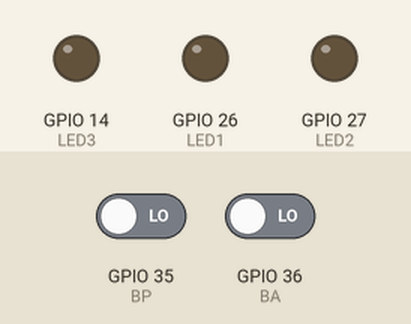
Recording of a sketch running on a simulated ESP32. Shown: output pins drawn as LEDs (lit = HIGH). Inputs (shaded band) come from the test bench; at power-on: GPIO 36 (BA) LOW, GPIO 35 (BP) LOW. What the sketch prints to the serial monitor is not drawn.

Above: at 1.2 s.
1.3 s: GPIO 36 (BA) driven HIGH
At 1.9 s:
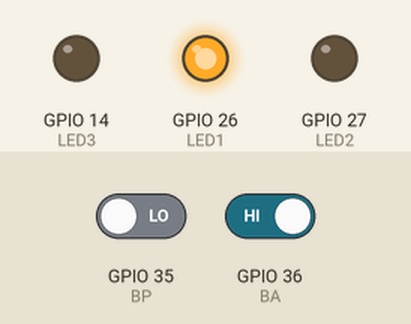
2.8 s: GPIO 35 (BP) driven HIGH
At 4.2 s:
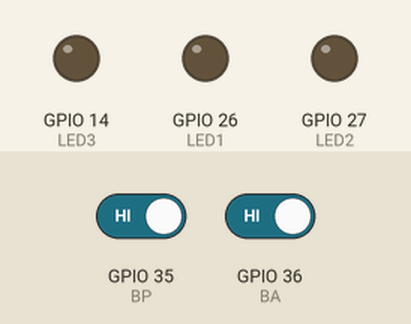
5.8 s: GPIO 35 (BP) driven LOW
At 18.1 s:
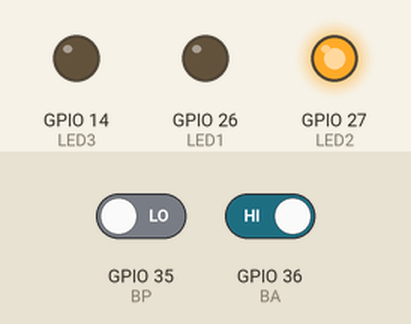
Timing chart, 0 to 22.3 s (numbered marks = the images above; inputs shaded):
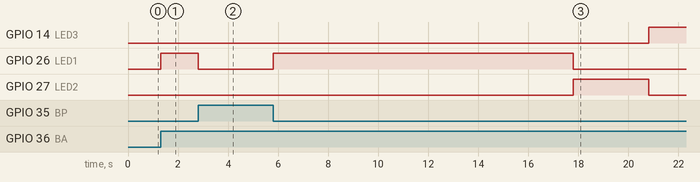

The sketch:

Semaforo.ino
```cpp
// Señales Digitales

int BA = 36;
int BP = 35;

int LED1 = 26;
int LED2 = 27;
int LED3 = 14;

// Señales internas
int X0 = 0;
int X1 = 0;

int M0 = 0;

int Y0 = 0;
int Y1 = 0;
int Y2 = 0;


// Temporizadores
#define  numeroDeTON 16
struct temporizador {
    byte entrada;
    byte salida;
    unsigned long tiempo;
    unsigned long tiempoActual;
} TON[numeroDeTON];
struct temporizadorAux {
    byte bandera;
    unsigned long tiempo_Aux1;
    unsigned long tiempo_Aux2;
} TON_Aux[numeroDeTON];

void actualizarTON (int);


void setup() {
  pinMode(BA, INPUT);
  pinMode(BP, INPUT);

  pinMode(LED1, OUTPUT);
  pinMode(LED2, OUTPUT);
  pinMode(LED3, OUTPUT);
  Serial.begin(115200);

  TON[0].tiempo = (unsigned long) 12000;
  TON[1].tiempo = (unsigned long) 3000;
  TON[2].tiempo = (unsigned long) 6000;

}

void loop() {

  M0 = (X0 || M0) && !X1;

  TON[0].entrada = M0 && !TON[2].salida;    // Señal de entrada al TON
  actualizarTON(0);

  TON[1].entrada = M0 && TON[0].salida;    // Señal de entrada al TON
  actualizarTON(1);

  TON[2].entrada = M0 && TON[1].salida;    // Señal de entrada al TON
  actualizarTON(2);


  Y0 = M0 && !TON[0].salida;

  Y1 = M0 && TON[0].salida && !TON[1].salida;

  Y2 = M0 && TON[1].salida;

  // Lectura de entradas y escritura de salidas
  X0 = digitalRead(BA);
  X1 = digitalRead(BP);

  digitalWrite(LED1, Y0);
  digitalWrite(LED2, Y1);
  digitalWrite(LED3, Y2);

  Serial.printf("R  %d A  %d V  %d\n", Y0, Y1, Y2);
}


void actualizarTON (int i) {
     if (TON [i].entrada)
   {
        if (!TON_Aux[i].bandera) {
           TON_Aux[i].bandera = true;
           TON_Aux[i].tiempo_Aux1 = millis ();
        }
        TON_Aux[i].tiempo_Aux2 = millis ();
        TON [i].tiempoActual = TON_Aux[i].tiempo_Aux2 - TON_Aux[i].tiempo_Aux1;

        if (TON [i].tiempoActual > TON [i].tiempo) {
            TON [i].salida = true;
        }
    } else {
        TON [i].salida = false;
        TON_Aux[i].bandera = false;
    }
}
```

Measured:
- after the input at 1.3 s, GPIO 26 (LED1): LOW → HIGH at once
- after the input at 2.8 s, GPIO 26 (LED1): HIGH → LOW at once
- after the input at 5.8 s, GPIO 14 (LED3): LOW → HIGH after 15.0 s; GPIO 26 (LED1): LOW → HIGH at once, → LOW 12.0 s later; GPIO 27 (LED2): LOW → HIGH after 12.0 s, → LOW 3.0 s later
